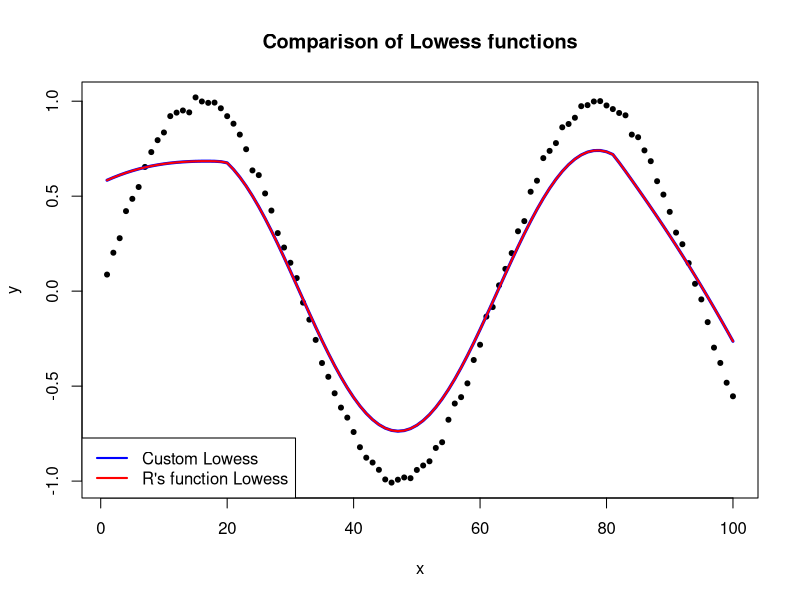

Generate this figure with R:
## ---- chunk 1
set.seed(1)
x <- seq(1,100)
#x < - 1:100
ei <- rnorm(length(x),mean=0,sd=0.02)
y <- sin(x/10) + ei 
smoothed <- numeric(100)
## ---- chunk 2
customLowess <- function(x,y,f){
  k <- f*length(x)
  for(i in 1:100){
    distance <- abs(x[i]-x)
    distordered <- order(distance)
    x_neigh <- distordered[1:k]
    x_distances <- distance[x_neigh]
    d_max <- max(x_distances)
    Wj <- (1-(distance[x_neigh]/d_max)^3)^3
    W <- diag(Wj)
    xmat <- cbind(1,x[x_neigh])
    ymat <- y[x_neigh]
    beta <- solve(t(xmat)%*%W%*%xmat)%*%t(xmat)%*%W%*%ymat
    smoothed[i] <- beta[1] + beta[2]*x[i]
  }
  return (smoothed)
}
## ---- chunk 3
low1 <- customLowess(x,y,0.4)
## ---- chunk 4
low2 <- lowess(x,y,f=0.4,iter=0)
## ---- chunk 5
library(ggplot2)
plot(x,y,pch=20,xlab="x",ylab="y",main="Comparison of Lowess functions")
lines(x,low1,col="blue",lwd=3)
lines(low2,col="red",lwd=2)
legend("bottomleft",legend=c("Custom Lowess","R's function Lowess"),col=c("blue","red"),lwd=2)

